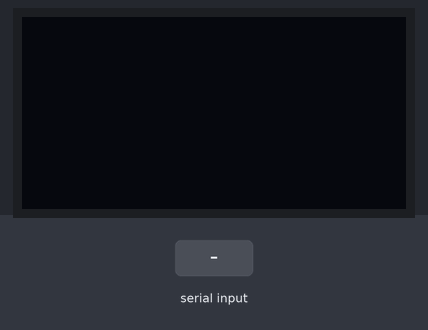
Recording of a sketch running on a simulated Arduino Uno, built with avr-gcc and run on an emulated ATmega328P. Parts: 128×64 one-colour display. Inputs (shaded band) come from the test bench. The OLED is the two-colour kind (top 16 rows yellow).

Above: at 1.2 s.
1.3 s: "1" received over Serial
3.8 s: "0" received over Serial
At 6.0 s:
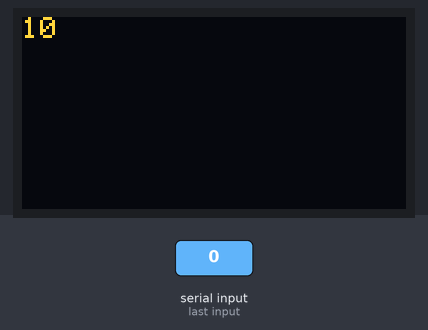
6.3 s: "2" received over Serial
At 8.1 s:
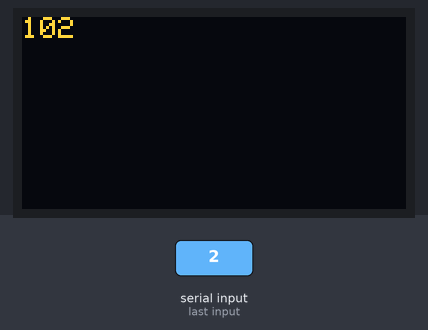
Timing chart, 0 to 9.6 s (numbered marks = the images above; inputs shaded):
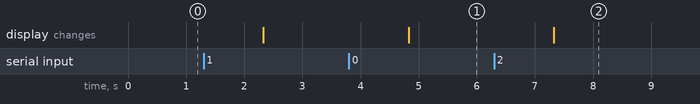

The sketch:

serial_to_oled.ino
```cpp
#include <Wire.h>
#include <Adafruit_GFX.h>
#include <Adafruit_SH110X.h>

#define i2c_Address 0x3c // I2C address for the OLED
#define SCREEN_WIDTH 128  // OLED display width, in pixels
#define SCREEN_HEIGHT 64  // OLED display height, in pixels
#define OLED_RESET -1     // Reset pin, -1 if sharing Arduino reset pin

Adafruit_SH1106G display = Adafruit_SH1106G(SCREEN_WIDTH, SCREEN_HEIGHT, &Wire, OLED_RESET);

const int maxCharsPerRow = SCREEN_WIDTH / 6;  // 128 / 6 = 21 characters per row
const int maxRows = SCREEN_HEIGHT / 8;        // 64 / 8 = 8 rows (each row is 8 pixels high)

int currentRow = 0;
int charsInRow = 0;

void setup() {
  Serial.begin(9600);
  display.begin(i2c_Address, true);
  display.clearDisplay();
  display.setTextSize(1);
  display.setTextColor(SH110X_WHITE);
  display.setCursor(0, 0);
  display.display();
}

void loop() {
  if (Serial.available()) {
    String text = Serial.readString();  // Read the incoming string

    // Split the text into words using a space as the delimiter
    String word = "";
    int textLength = text.length();

    for (int i = 0; i < textLength; i++) {
      char currentChar = text[i];

      // Add characters to the word until we reach a space or the end of the text
      if (currentChar != ' ' && i != textLength - 1) {
        word += currentChar;
      } else {
        // If the last character is reached, append it to the word
        if (i == textLength - 1 && currentChar != ' ') {
          word += currentChar;
        }

        // Check if the word fits in the current row
        if (charsInRow + word.length() > maxCharsPerRow) {
          // Move to the next row if the word exceeds the row limit
          currentRow++;
          charsInRow = 0;
        }

        // If the screen is full, clear the display
        if (currentRow >= maxRows) {
          display.clearDisplay();
          currentRow = 0;
          charsInRow = 0;  // Reset to the top of the screen
        }

        // Set the cursor to the current row and column, then print the word
        display.setCursor(charsInRow * 6, currentRow * 8);  // Set cursor based on row and column
        display.print(word);

        // Move the cursor for the next word
        charsInRow += word.length();

        // Add a space after the word (unless it's the end of the string)
        if (currentChar == ' ') {
          display.print(' ');
          charsInRow++;
        }

        display.display();  // Update the display

        // Clear the word for the next iteration
        word = "";
      }
    }
  }
}
```

Measured:
- after the input at 3.8 s, the display: changes after 1.0 s (image 1)
- after the input at 6.3 s, the display: changes after 1.0 s (image 2)
